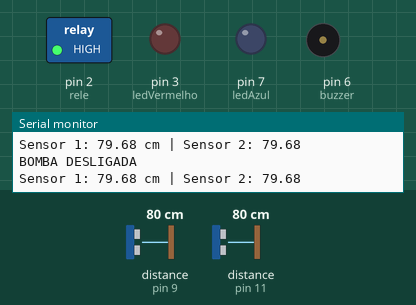
Simulated run of this sketch. Board: Arduino Uno, built with avr-gcc and run on an emulated ATmega328P. On the bench: switched loads named in the sketch (green lamp = pin HIGH), output pins drawn as LEDs (lit = HIGH), buzzer (waves = sounding, pin HIGH), the last lines printed to the serial monitor. Wiring (inferred from the names in the program): 2 × ultrasonic range finder: trigger pin 8, echo pin 9 / trigger pin 10, echo pin 11. Inputs (shaded band) come from the test bench; at power-on: distance to the obstacle (sensors on pin 9, pin 11) 80 cm. The echo pulse lasts 58.3 µs per cm; pins used as bus, display or sensor lines are not drawn.

Above: at 1.2 s.
1.3 s: distance to the obstacle (sensor on pin 9) set to 12 cm
4.3 s: distance to the obstacle (sensor on pin 9) set to 9 cm
At 5.2 s:
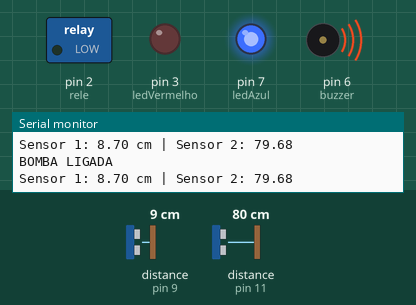
5.9 s: distance to the obstacle (sensor on pin 11) set to 12 cm
8.9 s: distance to the obstacle (sensor on pin 11) set to 9 cm
At 10.1 s:
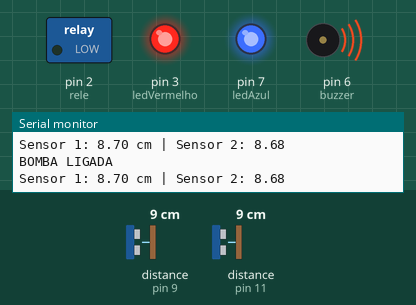
10.5 s: distance to the obstacle (sensor on pin 9) set to 18 cm
At 11.3 s:
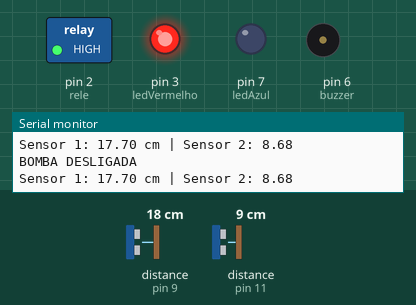
12.1 s: distance to the obstacle (sensor on pin 11) set to 18 cm
At 12.6 s:
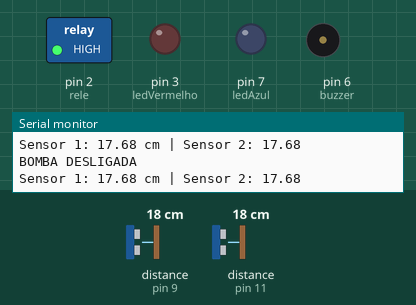
Timing chart, 0 to 14.6 s (numbered marks = the images above; inputs shaded):
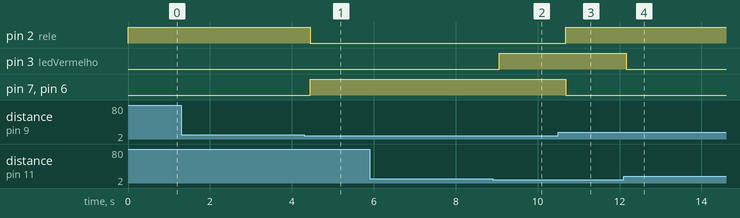

Measured:
- the behaviour switches between 11 and 10 cm on distance to the obstacle (sensor on pin 9) (found by bisection; images 0 and 1)
- the behaviour switches between 11 and 10 cm on distance to the obstacle (sensor on pin 11) (found by bisection; images 1 and 2)
- after the input at 4.3 s, pin 2 (rele): HIGH → LOW after 0.15 s; pin 7 (ledAzul), pin 6 (buzzer): LOW → HIGH after 0.15 s
- after the input at 8.9 s, pin 3 (ledVermelho): LOW → HIGH after 0.16 s
- after the input at 10.5 s, pin 2 (rele): LOW → HIGH after 0.19 s; pin 7 (ledAzul), pin 6 (buzzer): HIGH → LOW after 0.19 s
- after the input at 12.1 s, pin 3 (ledVermelho): HIGH → LOW after 0.07 s

The sketch:

Maquete.ino
```cpp
const int trig1 = 8;
const int echo1 = 9;
const int ledVermelho = 3;

const int trig2 = 10;
const int echo2 = 11;
const int ledAzul = 7;

const int rele = 2;
const int buzzer = 6;

float medir(int trig, int echo) {
  digitalWrite(trig, LOW);
  delayMicroseconds(2);

  digitalWrite(trig, HIGH);
  delayMicroseconds(10);

  digitalWrite(trig, LOW);

  unsigned long tempo = pulseIn(echo, HIGH, 30000);

  if (tempo == 0) return -1;

  return tempo * 0.0343 / 2;
}

void setup() {
  pinMode(trig1, OUTPUT);
  pinMode(echo1, INPUT);
  pinMode(ledVermelho, OUTPUT);

  pinMode(trig2, OUTPUT);
  pinMode(echo2, INPUT);
  pinMode(ledAzul, OUTPUT);

  pinMode(rele, OUTPUT);
  pinMode(buzzer, OUTPUT);

  digitalWrite(rele, HIGH);
  digitalWrite(buzzer, LOW);

  Serial.begin(9600);
}

void loop() {
  float d1 = medir(trig1, echo1);

  delay(60);

  float d2 = medir(trig2, echo2);

  bool sensor1Ativo = (d1 > 0 && d1 <= 10);
  bool sensor2Ativo = (d2 > 0 && d2 <= 10);

  // Sensor 1 controla o LED azul
  digitalWrite(ledAzul, sensor1Ativo ? HIGH : LOW);

  // Sensor 2 controla o LED vermelho
  digitalWrite(ledVermelho, sensor2Ativo ? HIGH : LOW);

  // Relé acompanha o LED azul
  if (sensor1Ativo) {
    digitalWrite(rele, LOW);
    digitalWrite(buzzer, HIGH);

    Serial.println("BOMBA LIGADA");
  } else {
    digitalWrite(rele, HIGH);
    digitalWrite(buzzer, LOW);

    Serial.println("BOMBA DESLIGADA");
  }

  Serial.print("Sensor 1: ");
  Serial.print(d1);
  Serial.print(" cm | Sensor 2: ");
  Serial.println(d2);

  delay(100);
}
```
